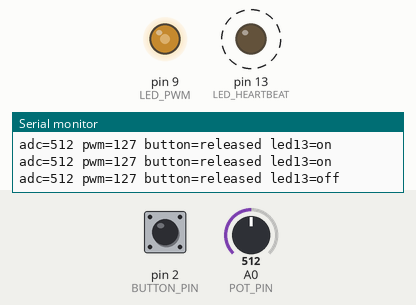
Simulated run of this sketch. Board: Arduino Uno, built with avr-gcc and run on an emulated ATmega328P. Shown: output pins drawn as LEDs (lit = HIGH), the last lines printed to the serial monitor. Dashed ring = blinking. The test bench sets the inputs (shaded band); at power-on: A0 (POT_PIN) = 512, pin 2 (BUTTON_PIN) HIGH.

Above: at 1.2 s.
1.3 s: A0 (POT_PIN) set to 716
At 1.9 s:
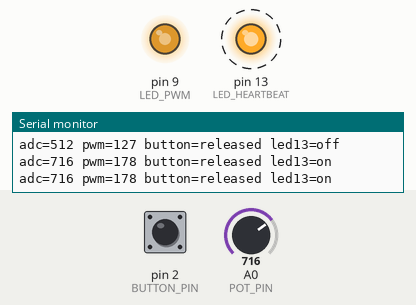
4.3 s: A0 (POT_PIN) set to 900
At 4.8 s:
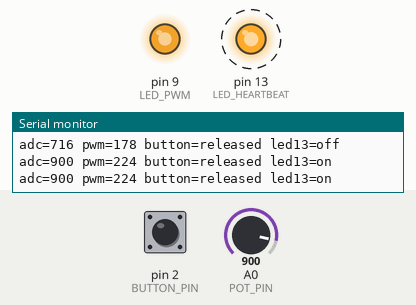
7.3 s: A0 (POT_PIN) set to 122
At 7.9 s:
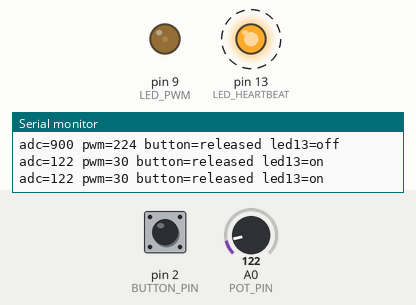
10.3 s: A0 (POT_PIN) set to 0
At 10.9 s:
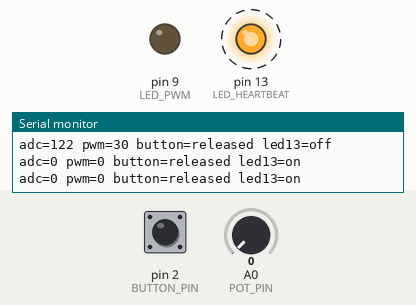
16.3 s: A0 (POT_PIN) set to 3
19.3 s: A0 (POT_PIN) set to 6
At 19.8 s:
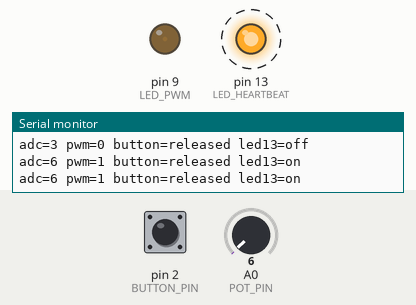
Timing chart, 0 to 23.3 s (numbered marks = the images above; inputs shaded):
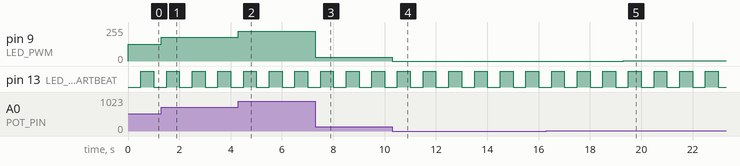

The sketch:

arduino-uno-smoke-test.ino
```cpp
const byte LED_HEARTBEAT = 13;
const byte LED_PWM = 9;
const byte BUTTON_PIN = 2;
const byte POT_PIN = A0;

const unsigned long BLINK_PERIOD_MS = 500;
const unsigned long REPORT_PERIOD_MS = 250;

unsigned long lastBlinkAt = 0;
unsigned long lastReportAt = 0;
bool heartbeatState = false;

void setup() {
  pinMode(LED_HEARTBEAT, OUTPUT);
  pinMode(LED_PWM, OUTPUT);
  pinMode(BUTTON_PIN, INPUT_PULLUP);

  Serial.begin(115200);
  Serial.println("Cirkit Designer smoke test - Arduino Uno");
  Serial.println("A0=potentiometre, D2=bouton, D9=PWM, D13=LED");
}

void loop() {
  const unsigned long now = millis();

  const int adcValue = analogRead(POT_PIN);
  const byte pwmValue = map(adcValue, 0, 1023, 0, 255);
  const bool buttonPressed = digitalRead(BUTTON_PIN) == LOW;

  analogWrite(LED_PWM, pwmValue);

  if (buttonPressed) {
    heartbeatState = true;
    digitalWrite(LED_HEARTBEAT, HIGH);
  } else if (now - lastBlinkAt >= BLINK_PERIOD_MS) {
    lastBlinkAt = now;
    heartbeatState = !heartbeatState;
    digitalWrite(LED_HEARTBEAT, heartbeatState ? HIGH : LOW);
  }

  if (now - lastReportAt >= REPORT_PERIOD_MS) {
    lastReportAt = now;
    Serial.print("adc=");
    Serial.print(adcValue);
    Serial.print(" pwm=");
    Serial.print(pwmValue);
    Serial.print(" button=");
    Serial.print(buttonPressed ? "pressed" : "released");
    Serial.print(" led13=");
    Serial.println(heartbeatState ? "on" : "off");
  }
}
```

Measured:
- after the input at 1.3 s, pin 9 (LED_PWM): 127/255 → 178/255 at once
- after the input at 4.3 s, pin 9 (LED_PWM): 178/255 → 224/255 at once
- after the input at 7.3 s, pin 9 (LED_PWM): 224/255 → 30/255 at once
- after the input at 10.3 s, pin 9 (LED_PWM): 30/255 → 0/255 at once
- after the input at 19.3 s, pin 9 (LED_PWM): 0/255 → 1/255 at once
- by itself, pin 13 (LED_HEARTBEAT): alternates HIGH for 0.50 s and LOW for 0.50 s
